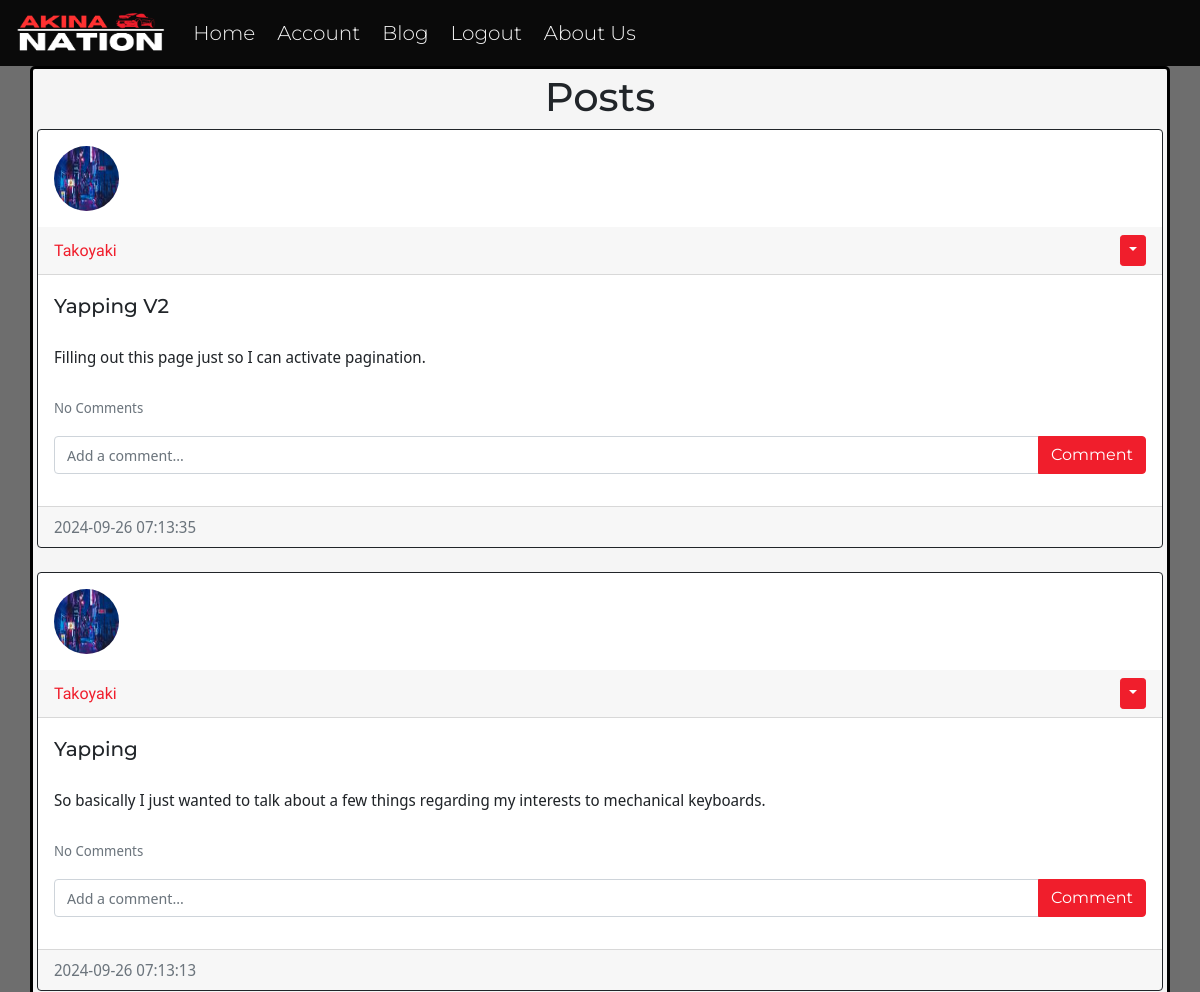
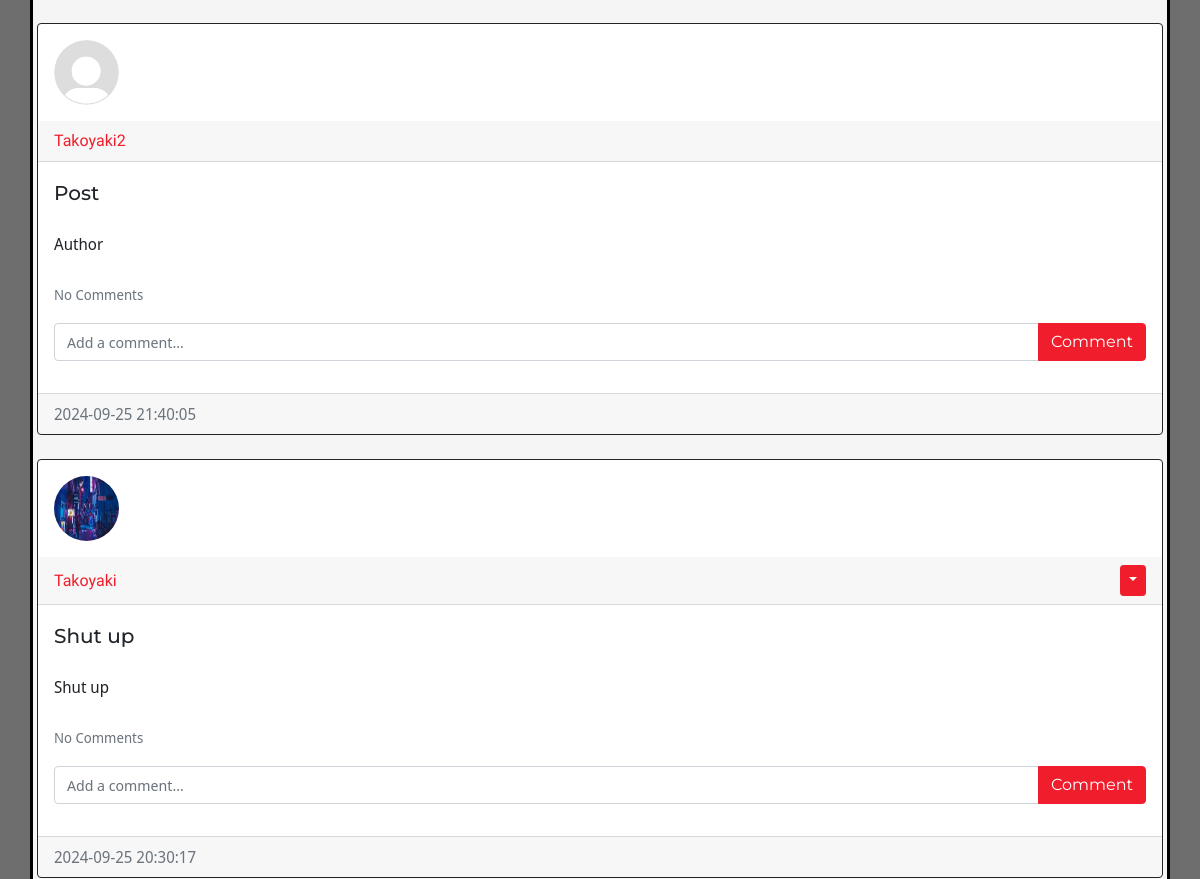
Page /blog (signed in, upper part) on the earlier database version (2 pictures, top to bottom).
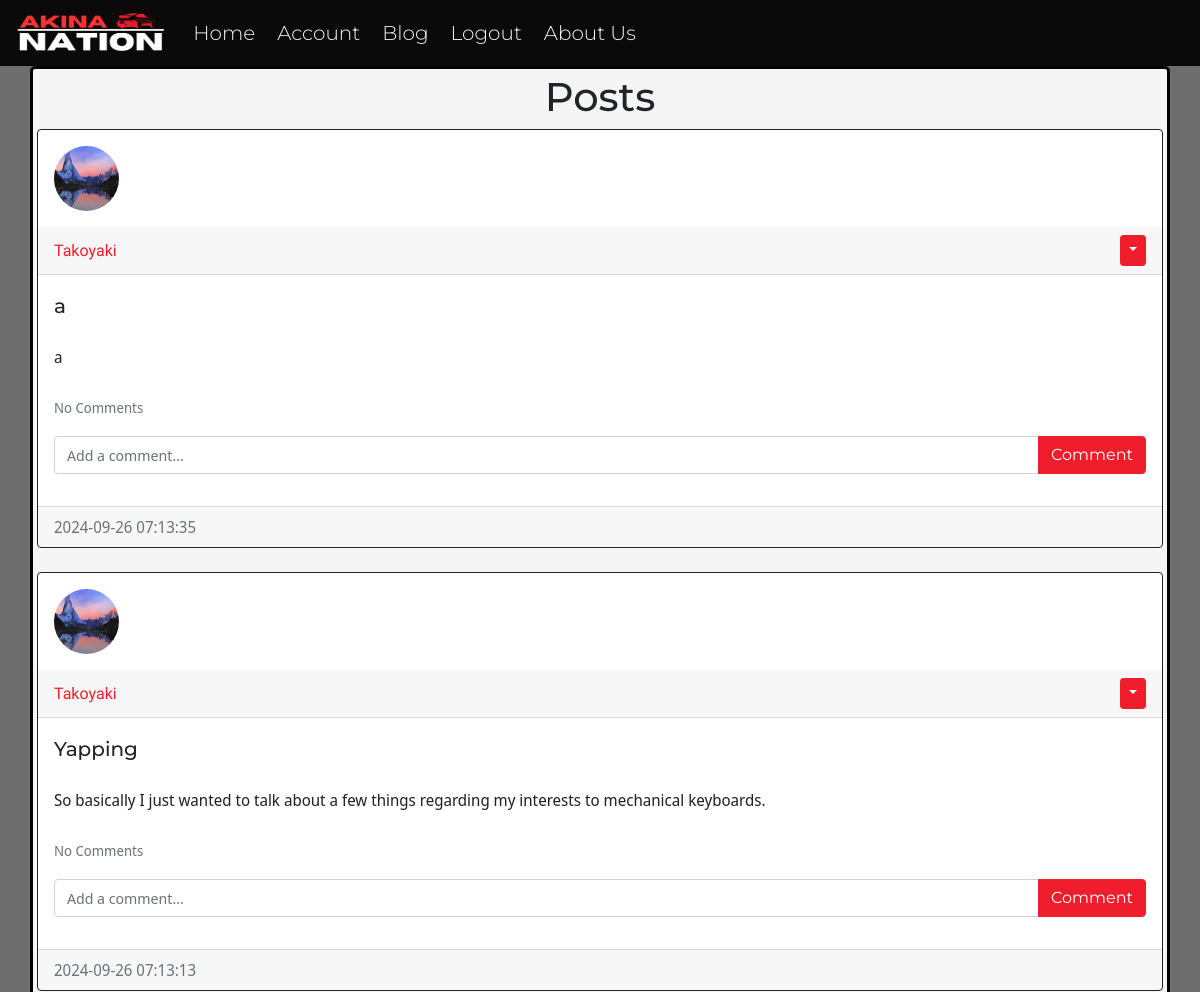
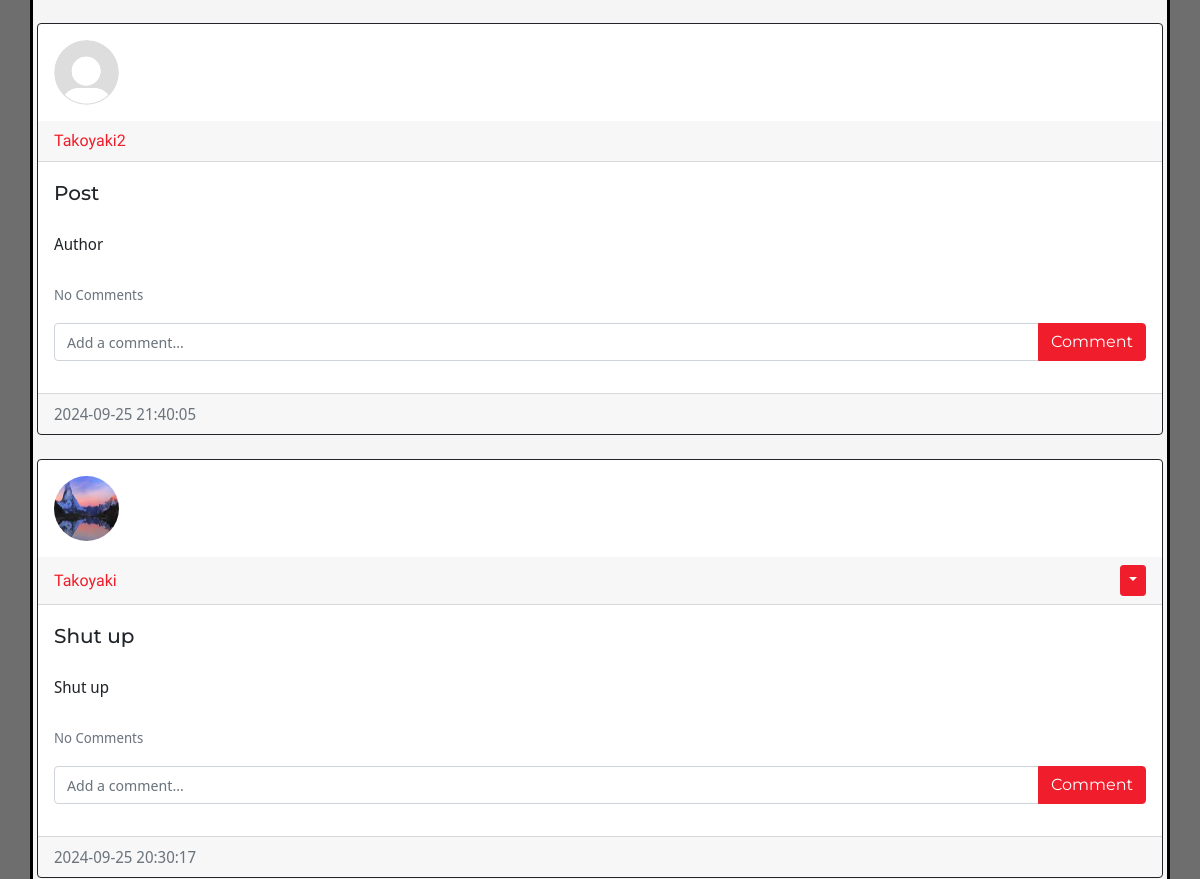
Same page on the later database version (2 pictures, top to bottom).
### website/models.py (models this page shows)
class Post(db.Model):
    id = db.Column(db.Integer, primary_key=True)
    title = db.Column(db.String(100), nullable=False)
    text = db.Column(db.Text, nullable=False)
    date_created = db.Column(db.DateTime(timezone=True), default=func.now())
    author = db.Column(db.Integer, db.ForeignKey('user.id', ondelete="CASCADE"), nullable=False)
    comments= db.relationship('Comment', backref='post', passive_deletes=True)

class User(db.Model, UserMixin):
    id = db.Column(db.Integer, primary_key=True)
    email = db.Column(db.String(150), unique=True)
    username = db.Column(db.String(150), unique=True)
    password = db.Column(db.String(150))
    image_file = db.Column(db.String(20), nullable=False, default='default.png')
    date_created = db.Column(db.DateTime(timezone=True), default=func.now())
    posts = db.relationship('Post', backref='user', passive_deletes=True)
    comments= db.relationship('Comment', backref='user', passive_deletes=True)

### website/views.py (the view)
@views.route("/blog")
@login_required
def blog():
    page = request.args.get('page', 1, type=int)
    posts = Post.query.order_by(Post.date_created.desc()).paginate(page=page, per_page=4)
    return render_template("blog.html", user=current_user, posts=posts)

### website/__init__.py (called while the page is built)
def create_app():
    app = Flask(__name__, static_folder='static')
    app.config['SECRET_KEY'] = "lNJrn@]@neV]O.h"
    app.config['SQLALCHEMY_DATABASE_URI'] = f'sqlite:///{DB_NAME}'
    db.init_app(app)
    from .views import views
    from .auth import auth
    app.register_blueprint(views, url_prefix="/")
    app.register_blueprint(auth, url_prefix="/")
    from .models import User, Post, Comment
    with app.app_context():
        db.create_all()
    login_manager = LoginManager()
    login_manager.login_view = "auth.login"
    login_manager.init_app(app)
    @login_manager.user_loader
    def load_user(id):
        return User.query.get(int(id))
    return app

### website/templates/blog.html
{% extends "posts_div.html" %} {% block title %} Blog {% endblock %}

### website/templates/posts_div.html (shortened to what this page needs)
{% extends "template.html" %} {% block title %}Home{% endblock %}
{% block content %}
<h1 align="center">{% block header %}Posts{% endblock %}</h1>
<div id="posts">
	{% for post in posts %}
	<div class="card border-dark">
    <img class="rounded-circle article-img" src="{{ url_for('static', filename='profile_pics/' + post.user.image_file) }}">
		<div class="card-header d-flex justify-content-between align-items-center">
			<a class="post-username" href="/posts/{{post.user.username}}">{{post.user.username}}</a>
				<div>
					{% if user.id == post.author %}
					<div class="btn-group">
						<button type="button" class="btn btn-sm btn-primary dropdown-toggle" data-bs-toggle="dropdown"></button>
					</div>
					{% endif %}
				</div>
      </div>
			<div class="card-body">
        <div class="card-text post-title">{{post.title}}</div>
				<br />
				<div class="card-text post-content">{{post.text}}</div>
				<br />
        <p class="card-text">
          {% if post.comments|length > 0 %}
          <a data-bs-toggle="collapse" href="#comments-{{post.id}}" role="button">
            <small id="numberComments">View {{post.comments|length}} Comments</small>
          </a>
          {% else %}
          <small class="text-muted" id="noneComments">No Comments</small>
          {% endif %}
        </p>
        <form
          class="input-group mb-3"
          method="POST"
          action="/create-comment/{{post.id}}"
        >
          <input
            type="text"
            id="commentInput"
            name="text"
            class="form-control"
            placeholder="Add a comment..."
          />
          <button type="submit" class="btn btn-primary">Comment</button>
        </form>
			</div>
			<div class="card-footer text-muted">{{post.date_created}}</div>
	  </div>
	<br />
  {% endfor %}
</div>
{% block footer %}
<br>
<br/>
{% endblock %} {% endblock %}

Differences in the rows shown:
changed Post (number 1 of 4 on the later page): image_file: a different picture; title "Yapping V2" → "a"; text "Filling out this page just so I can activate pagination." → "a"
changed through a linked row, Post "Yapping": image_file: a different picture
changed through a linked row, Post "Shut up": image_file: a different picture
